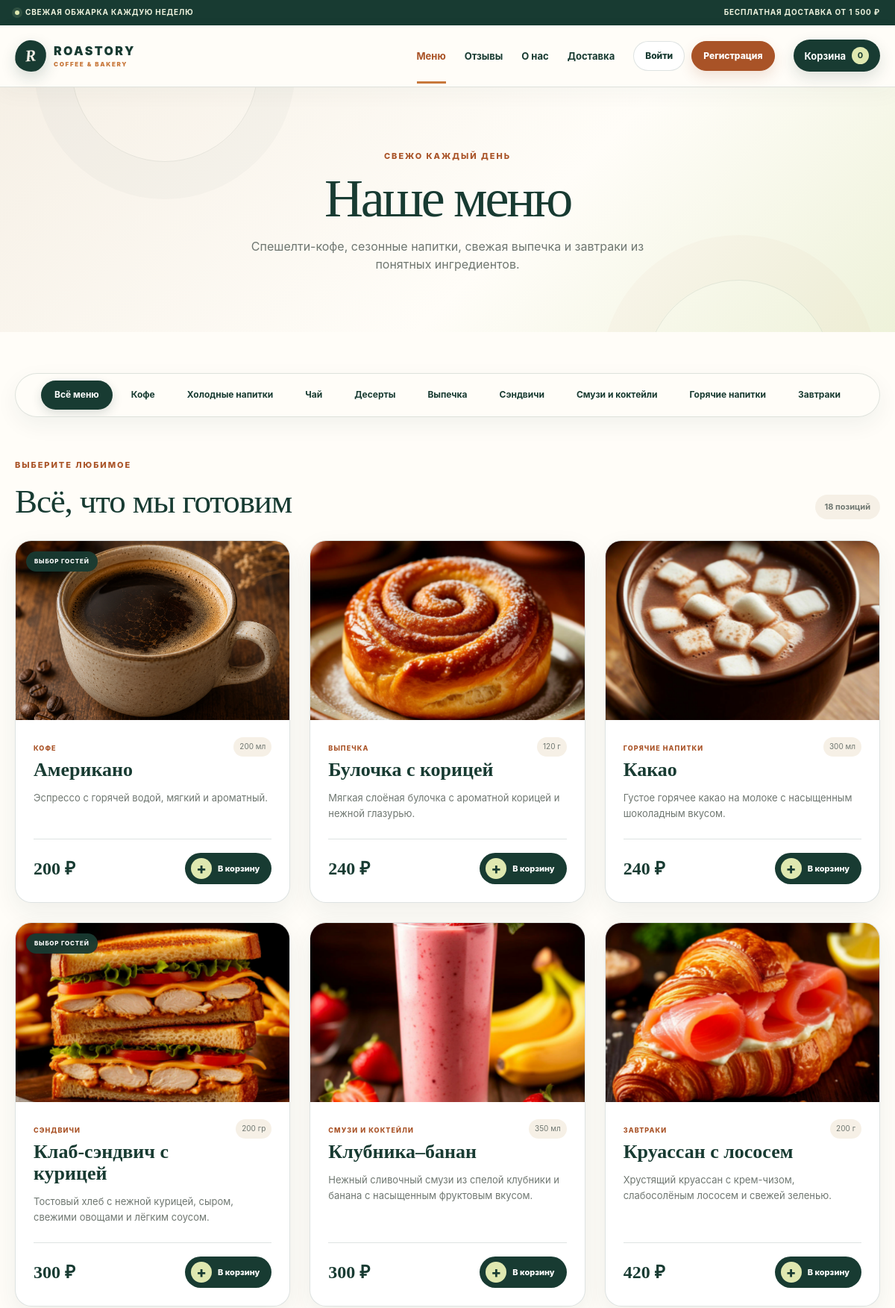
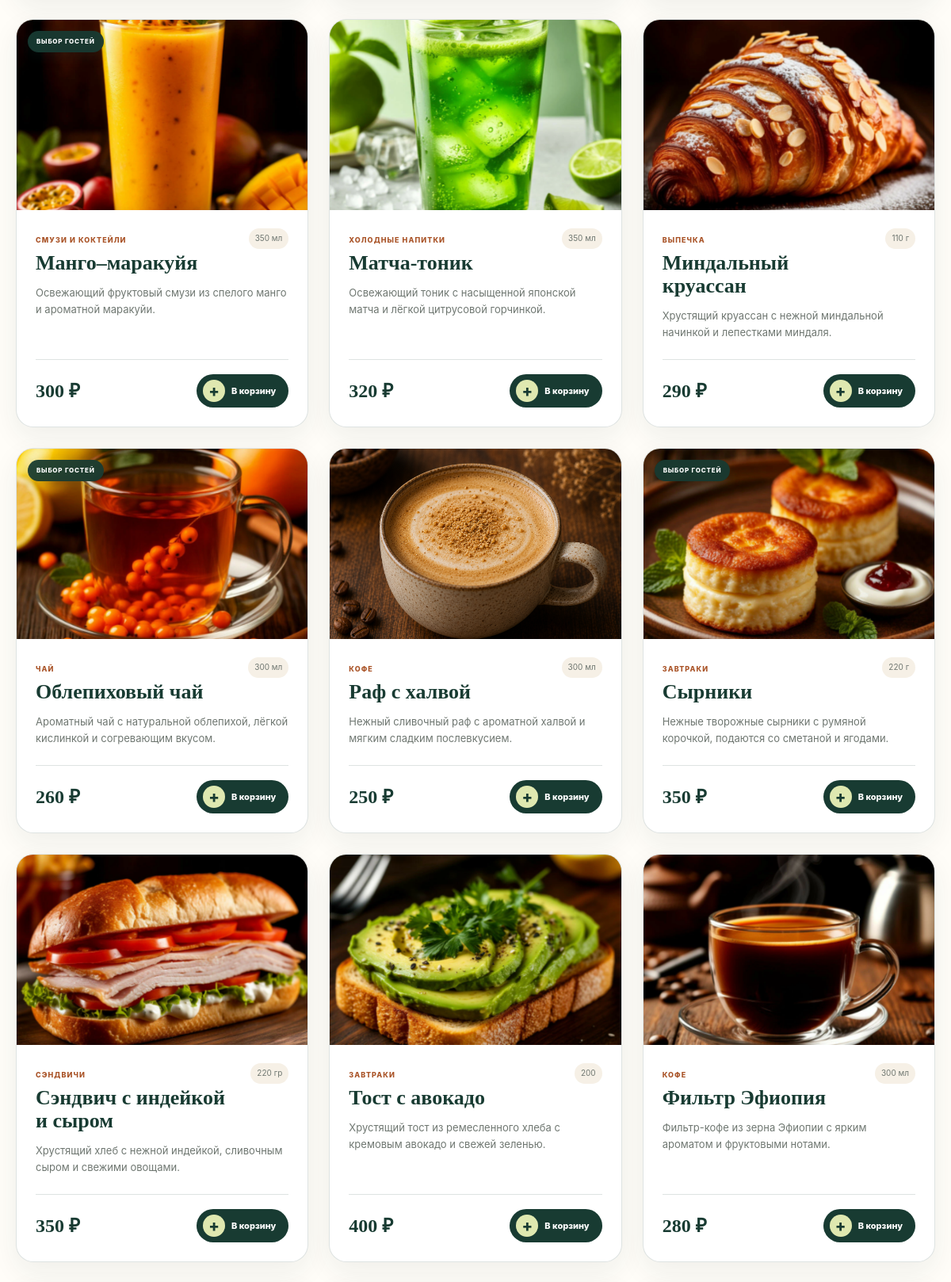
The app's page /menu/ (upper part) with its own data (2 pictures, top to bottom).
### cafe/models.py (models this page shows, shortened)
class Category(models.Model):
    name = models.CharField(
        "Название",
        max_length=80,
    )
    slug = models.SlugField(
        "Слаг",
        unique=True,
    )
    order = models.PositiveSmallIntegerField(
        "Порядок",
        default=0,
    )
    class Meta:
        ordering = (
            "order",
            "name",
        )
        verbose_name = "Категория"
        verbose_name_plural = "Категории"

class Product(models.Model):
    category = models.ForeignKey(
        Category,
        on_delete=models.PROTECT,
        related_name="products",
    )
    name = models.CharField(
        "Название",
        max_length=120,
    )
    slug = models.SlugField(
        "Слаг",
        unique=True,
    )
    description = models.TextField(
        "Описание",
        max_length=500,
    )
    price = models.DecimalField(
        "Цена",
        max_digits=8,
        decimal_places=2,
    )
    volume = models.CharField(
        "Объём / вес",
        max_length=30,
        blank=True,
    )
    image = models.ImageField(
        "Фотография",
        upload_to="products/",
        default="products/default.webp",
        blank=True,
        help_text=(
            "Лучше использовать квадратное фото "
            "размером от 900 × 900 px."
        ),
    )
    emoji = models.CharField(
        "Эмодзи",
        max_length=8,
        default="☕",
    )
    accent = models.CharField(
        "Цвет",
        max_length=20,
        default="#dca15d",
    )
    is_featured = models.BooleanField(
        "На главной",
        default=False,
    )
    is_available = models.BooleanField(
        "В наличии",
        default=True,
    )
    class Meta:
        ordering = (
            "name",
        )
        verbose_name = "Товар"
        verbose_name_plural = "Товары"

### cafe/views.py (the view)
def menu(request):
    categories = Category.objects.prefetch_related(
        "products"
    )
    active = request.GET.get("category", "")
    products = (
        Product.objects
        .filter(is_available=True)
        .select_related("category")
    )
    if active:
        products = products.filter(
            category__slug=active
        )
    context = {
        "categories": categories,
        "products": products,
        "active": active,
    }
    return render(
        request,
        "cafe/menu.html",
        context,
    )

### cafe/context_processors.py (called while the page is built)
def cart_summary(request):
    return {
        "cart_count": 0,
    }

### templates/cafe/menu.html (shortened to what this page needs)
{% extends "base.html" %}
{% block content %}
<section class="page-hero compact menu-hero">
    <div class="container">
        <span class="kicker">
            Свежо каждый день
        </span>
        <h1>
            Наше меню
        </h1>
        <p>
            Спешелти-кофе, сезонные напитки,
            свежая выпечка и завтраки
            из понятных ингредиентов.
        </p>
    </div>
</section>
<section class="section menu-section">
    <div class="container">
        <nav
            class="category-tabs"
            aria-label="Категории меню"
        >
            <a
                href="{% url 'menu' %}"
                class="{% if not active %}active{% endif %}"
            >
                Всё меню
            </a>
            {% for category in categories %}
                <a
                    href="?category={{ category.slug }}"
                    class="{% if active == category.slug %}active{% endif %}"
                >
                    {{ category.name }}
                </a>
            {% endfor %}
        </nav>
        <div class="menu-result-head">
            <div>
                <span class="kicker">
                    Выберите любимое
                </span>
                <h2>
                    {% if active %}
                        Товары категории
                    {% else %}
                        Всё, что мы готовим
                    {% endif %}
                </h2>
            </div>
            <span class="product-count">
                {{ products|length }} позиций
            </span>
        </div>
        <div class="product-grid">
            {% for product in products %}
                {% include "cafe/_product_card.html" %}
            {% endfor %}
        </div>
    </div>
</section>
{% endblock %}

### templates/cafe/_product_card.html (shortened to what this page needs)
<article class="product-card">
    <div
        class="product-art"
        style="--accent: {{ product.accent }}"
    >
        {% if product.image %}
            <img
                class="product-photo"
                src="{{ product.image.url }}"
                alt="{{ product.name }}"
                width="900"
                height="900"
                loading="lazy"
            >
        {% endif %}
        {% if product.is_featured %}
            <span class="product-badge">
                Выбор гостей
            </span>
        {% endif %}
    </div>
    <div class="product-content">
        <div class="product-top">
            <div>
                <span class="eyebrow">
                    {{ product.category.name }}
                </span>
                <h3>
                    {{ product.name }}
                </h3>
            </div>
            {% if product.volume %}
                <span class="volume">
                    {{ product.volume }}
                </span>
            {% endif %}
        </div>
        <p>
            {{ product.description }}
        </p>
        <div class="product-bottom">
            <strong>
                {{ product.price|floatformat:0 }} ₽
            </strong>
            <form
                method="post"
                action="{% url 'cart_add' product.id %}"
            >
                <button
                    class="add-to-cart"
                    type="submit"
                    aria-label="Добавить {{ product.name }} в корзину"
                >
                    <span aria-hidden="true">
                        +
                    </span>
                    В корзину
                </button>
            </form>
        </div>
    </div>
</article>

### records on screen
Category: name "Кофе"
Category: name "Холодные напитки"
Category: name "Чай"
Category: name "Десерты"
Category: name "Выпечка"
Category: name "Сэндвичи"
Category: name "Смузи и коктейли"
Category: name "Горячие напитки"
Category: name "Завтраки"
Product: image (picture), is_featured "ВЫБОР ГОСТЕЙ", category.name "КОФЕ", name "Американо", volume "200 мл", description "Эспрессо с горячей водой, мягкий и ароматный.", price "200"
Product: image (picture), category.name "ВЫПЕЧКА", name "Булочка с корицей", volume "120 г", description "Мягкая слоёная булочка с ароматной корицей и нежной глазурью.", price "240"
Product: image (picture), category.name "ГОРЯЧИЕ НАПИТКИ", name "Какао", volume "300 мл", description "Густое горячее какао на молоке с насыщенным шоколадным вкусом.", price "240"
Product: image (picture), is_featured "ВЫБОР ГОСТЕЙ", category.name "СЭНДВИЧИ", name "Клаб-сэндвич с курицей", volume "200 гр", description "Тостовый хлеб с нежной курицей, сыром, свежими овощами и лёгким соусом.", price "300"
Product: image (picture), category.name "СМУЗИ И КОКТЕЙЛИ", name "Клубника–банан", volume "350 мл", description "Нежный сливочный смузи из спелой клубники и банана с насыщенным фруктовым вкусом.", price "300"
Product: image (picture), category.name "ЗАВТРАКИ", name "Круассан с лососем", volume "200 г", description "Хрустящий круассан с крем-чизом, слабосолёным лососем и свежей зеленью.", price "420"
Product: image (picture), is_featured "ВЫБОР ГОСТЕЙ", category.name "СМУЗИ И КОКТЕЙЛИ", name "Манго–маракуйя", volume "350 мл", description "Освежающий фруктовый смузи из спелого манго и ароматной маракуйи.", price "300"
Product: image (picture), category.name "ХОЛОДНЫЕ НАПИТКИ", name "Матча-тоник", volume "350 мл", description "Освежающий тоник с насыщенной японской матча и лёгкой цитрусовой горчинкой.", price "320"
Product: image (picture), category.name "ВЫПЕЧКА", name "Миндальный круассан", volume "110 г", description "Хрустящий круассан с нежной миндальной начинкой и лепестками миндаля.", price "290"
Product: image (picture), is_featured "ВЫБОР ГОСТЕЙ", category.name "ЧАЙ", name "Облепиховый чай", volume "300 мл", description "Ароматный чай с натуральной облепихой, лёгкой кислинкой и согревающим вкусом.", price "260"
Product: image (picture), category.name "КОФЕ", name "Раф с халвой", volume "300 мл", description "Нежный сливочный раф с ароматной халвой и мягким сладким послевкусием.", price "250"
Product: image (picture), is_featured "ВЫБОР ГОСТЕЙ", category.name "ЗАВТРАКИ", name "Сырники", volume "220 г", description "Нежные творожные сырники с румяной корочкой, подаются со сметаной и ягодами.", price "350"
Product: image (picture), category.name "СЭНДВИЧИ", name "Сэндвич с индейкой и сыром", volume "220 гр", description "Хрустящий хлеб с нежной индейкой, сливочным сыром и свежими овощами.", price "350"
Product: image (picture), category.name "ЗАВТРАКИ", name "Тост с авокадо", volume "200", description "Хрустящий тост из ремесленного хлеба с кремовым авокадо и свежей зеленью.", price "400"
Product: image (picture), category.name "КОФЕ", name "Фильтр Эфиопия", volume "300 мл", description "Фильтр-кофе из зерна Эфиопии с ярким ароматом и фруктовыми нотами.", price "280"

### other values on screen
{{ cart_count }} "0"
{{ products|length }} "18"
